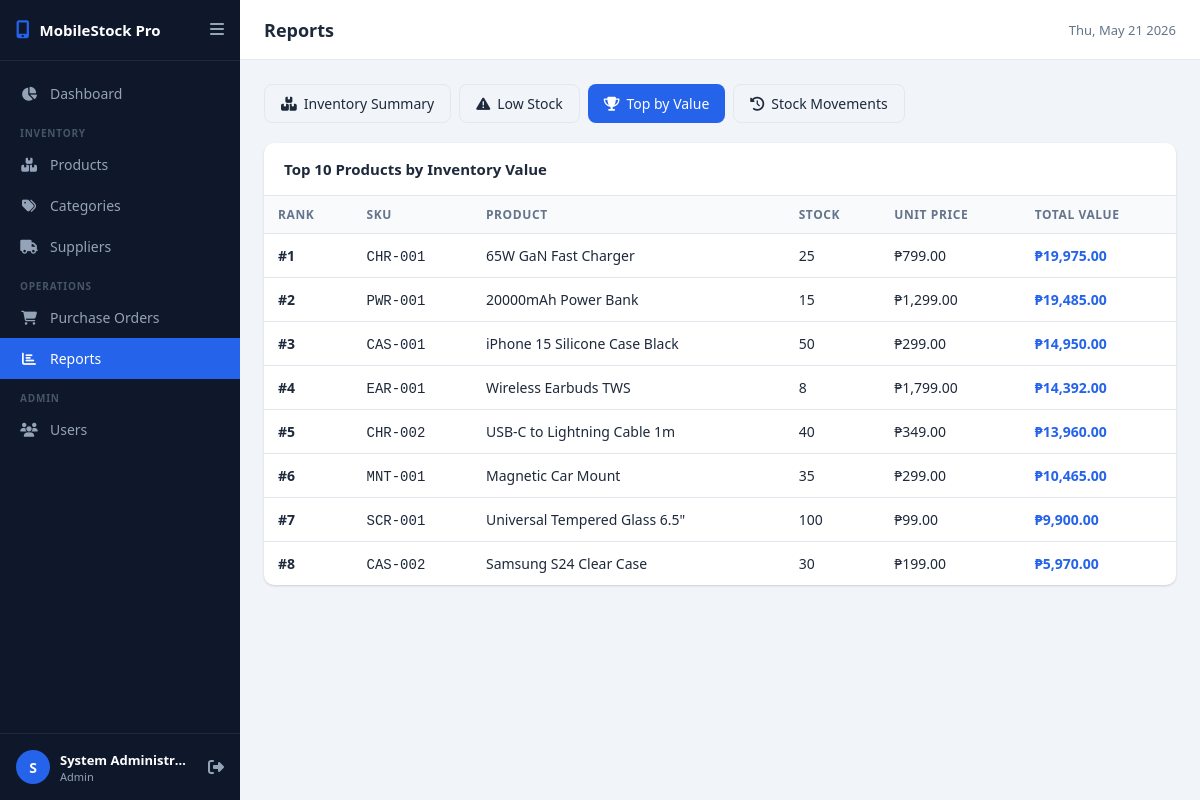
The app's page /modules/reports/index.php?report=top_value (signed in) with its own data.
### tables this page shows
CREATE TABLE IF NOT EXISTS products (
    id INT AUTO_INCREMENT PRIMARY KEY,
    sku VARCHAR(50) NOT NULL UNIQUE,
    name VARCHAR(200) NOT NULL,
    description TEXT,
    category_id INT,
    supplier_id INT,
    brand VARCHAR(80),
    model VARCHAR(80),
    compatible_phones VARCHAR(255),
    cost_price DECIMAL(10,2) NOT NULL DEFAULT 0.00,
    selling_price DECIMAL(10,2) NOT NULL DEFAULT 0.00,
    stock_quantity INT NOT NULL DEFAULT 0,
    low_stock_threshold INT DEFAULT 10,
    image VARCHAR(255),
    barcode VARCHAR(100),
    is_active TINYINT(1) DEFAULT 1,
    created_at DATETIME DEFAULT CURRENT_TIMESTAMP,
    updated_at DATETIME DEFAULT CURRENT_TIMESTAMP ON UPDATE CURRENT_TIMESTAMP,
    FOREIGN KEY (category_id) REFERENCES categories(id) ON DELETE SET NULL,
    FOREIGN KEY (supplier_id) REFERENCES suppliers(id) ON DELETE SET NULL
);

### includes/helpers.php (called while the page is built, shortened)
<?php
function sanitize(string $input): string {
    return htmlspecialchars(strip_tags(trim($input)), ENT_QUOTES, 'UTF-8');
}
function formatCurrency(float $amount): string {
    return '₱' . number_format($amount, 2);
}

### modules/reports/index.php (the view, shortened to what this page needs)
<?php
require_once __DIR__ . '/../../includes/helpers.php';
$conn = getDBConnection();
$report = $_GET['report'] ?? 'inventory';
$byCategory = $conn->query("
    SELECT c.name AS category_name, COUNT(p.id) AS total_products,
           SUM(p.stock_quantity) AS total_stock,
           SUM(p.cost_price * p.stock_quantity) AS total_cost_value,
           SUM(p.selling_price * p.stock_quantity) AS total_sell_value
    FROM categories c
    LEFT JOIN products p ON p.category_id = c.id AND p.is_active=1
    WHERE c.is_active=1
    GROUP BY c.id ORDER BY total_sell_value DESC
");
$topByValue = $conn->query("
    SELECT p.name, p.sku, p.stock_quantity, p.selling_price,
           (p.selling_price * p.stock_quantity) AS total_value
    FROM products p WHERE p.is_active=1
    ORDER BY total_value DESC LIMIT 10
");
require_once __DIR__ . '/../../includes/header.php';
?>
<div style="display:flex; gap:8px; margin-bottom:20px; flex-wrap:wrap">
    <a href="?report=inventory" class="btn <?= $report==='inventory' ? 'btn-primary' : 'btn-outline' ?>"><i class="fas fa-boxes"></i> Inventory Summary</a>
    <a href="?report=low_stock" class="btn <?= $report==='low_stock' ? 'btn-primary' : 'btn-outline' ?>"><i class="fas fa-exclamation-triangle"></i> Low Stock</a>
    <a href="?report=top_value" class="btn <?= $report==='top_value' ? 'btn-primary' : 'btn-outline' ?>"><i class="fas fa-trophy"></i> Top by Value</a>
    <a href="?report=movements" class="btn <?= $report==='movements' ? 'btn-primary' : 'btn-outline' ?>"><i class="fas fa-history"></i> Stock Movements</a>
</div>
<?php if ($report === 'inventory'): ?>
<div class="card">
    <div class="card-header"><h2 class="card-title">Inventory by Category</h2></div>
    <div class="table-responsive">
    <table>
        <thead><tr><th>Category</th><th>Products</th><th>Total Stock</th><th>Cost Value</th><th>Sell Value</th><th>Potential Profit</th></tr></thead>
        <tbody>
        <?php $grandSell=0; $grandCost=0; while ($row = $byCategory->fetch_assoc()):
            $grandSell += $row['total_sell_value']; $grandCost += $row['total_cost_value']; ?>
        <tr>
            <td><strong><?= sanitize($row['category_name']) ?></strong></td>
            <td><?= $row['total_products'] ?></td>
            <td><?= number_format($row['total_stock']) ?></td>
            <td><?= formatCurrency($row['total_cost_value']) ?></td>
            <td><?= formatCurrency($row['total_sell_value']) ?></td>
            <td style="color:var(--success)"><?= formatCurrency($row['total_sell_value'] - $row['total_cost_value']) ?></td>
        </tr>
        <?php endwhile; ?>
        <tr style="font-weight:700; background:var(--bg)">
            <td>TOTAL</td><td></td><td></td>
            <td><?= formatCurrency($grandCost) ?></td>
            <td><?= formatCurrency($grandSell) ?></td>
            <td style="color:var(--success)"><?= formatCurrency($grandSell - $grandCost) ?></td>
        </tr>
        </tbody>
    </table>
    </div>
</div>
<?php elseif ($report === 'top_value'): ?>
<div class="card">
    <div class="card-header"><h2 class="card-title">Top 10 Products by Inventory Value</h2></div>
    <div class="table-responsive">
    <table>
        <thead><tr><th>Rank</th><th>SKU</th><th>Product</th><th>Stock</th><th>Unit Price</th><th>Total Value</th></tr></thead>
        <tbody>
        <?php $rank=0; while ($row = $topByValue->fetch_assoc()): $rank++; ?>
        <tr>
            <td><strong>#<?= $rank ?></strong></td>
            <td><code><?= sanitize($row['sku']) ?></code></td>
            <td><?= sanitize($row['name']) ?></td>
            <td><?= $row['stock_quantity'] ?></td>
            <td><?= formatCurrency($row['selling_price']) ?></td>
            <td style="font-weight:600;color:var(--primary)"><?= formatCurrency($row['total_value']) ?></td>
        </tr>
        <?php endwhile; ?>
        </tbody>
    </table>
    </div>
</div>
<?php endif; ?>
<?php require_once __DIR__ . '/../../includes/footer.php'; ?>

### assets/css/style.css (style rules this page uses)
:root { --primary: #2563eb; --primary-dark: #1d4ed8; --primary-light: #dbeafe; --secondary: #64748b; --success: #16a34a; --success-light: #dcfce7; --warning: #d97706; --warning-light: #fef3c7; --danger: #dc2626; --danger-light: #fee2e2; --info: #0891b2; --bg: #f1f5f9; --surface: #ffffff; --border: #e2e8f0; --text: #1e293b; --text-muted: #64748b; --sidebar-width: 240px; --sidebar-bg: #0f172a; --sidebar-text: #94a3b8; --sidebar-active: #2563eb; --radius: 10px; --shadow: 0 1px 3px rgba(0,0,0,.1), 0 1px 2px rgba(0,0,0,.06); --shadow-md: 0 4px 6px rgba(0,0,0,.07), 0 2px 4px rgba(0,0,0,.06); }
* { margin: 0; padding: 0; box-sizing: border-box; }
body { font-family: 'Segoe UI', system-ui, sans-serif; background: var(--bg); color: var(--text); display: flex; min-height: 100vh; }
.card { background: var(--surface); border-radius: var(--radius); box-shadow: var(--shadow); overflow: hidden; margin-bottom: 24px; }
.card-header { padding: 16px 20px; border-bottom: 1px solid var(--border); display: flex; align-items: center; justify-content: space-between; gap: 12px; flex-wrap: wrap; }
.card-title { font-size: 15px; font-weight: 600; }
.table-responsive { overflow-x: auto; }
table { width: 100%; border-collapse: collapse; font-size: 14px; }
th { background: #f8fafc; font-weight: 600; font-size: 12px; text-transform: uppercase; letter-spacing: .05em; color: var(--text-muted); padding: 10px 14px; text-align: left; white-space: nowrap; }
td { padding: 12px 14px; border-top: 1px solid var(--border); vertical-align: middle; }
.btn { display: inline-flex; align-items: center; gap: 7px; padding: 9px 16px; border-radius: 8px; font-size: 14px; font-weight: 500; cursor: pointer; border: none; text-decoration: none; transition: all .15s; white-space: nowrap; }
.btn-primary { background: var(--primary); color: #fff; }
.btn-outline { background: transparent; border: 1px solid var(--border); color: var(--text); }

### records on screen
products: sku "CHR-001", name "65W GaN Fast Charger", stock_quantity "25", selling_price "₱799.00", total_value "₱19,975.00"
products: sku "PWR-001", name "20000mAh Power Bank", stock_quantity "15", selling_price "₱1,299.00", total_value "₱19,485.00"
products: sku "CAS-001", name "iPhone 15 Silicone Case Black", stock_quantity "50", selling_price "₱299.00", total_value "₱14,950.00"
products: sku "EAR-001", name "Wireless Earbuds TWS", stock_quantity "8", selling_price "₱1,799.00", total_value "₱14,392.00"
products: sku "CHR-002", name "USB-C to Lightning Cable 1m", stock_quantity "40", selling_price "₱349.00", total_value "₱13,960.00"
products: sku "MNT-001", name "Magnetic Car Mount", stock_quantity "35", selling_price "₱299.00", total_value "₱10,465.00"
products: sku "SCR-001", name "Universal Tempered Glass 6.5\"", stock_quantity "100", selling_price "₱99.00", total_value "₱9,900.00"
products: sku "CAS-002", name "Samsung S24 Clear Case", stock_quantity "30", selling_price "₱199.00", total_value "₱5,970.00"

### other values on screen
APP_NAME "MobileStock Pro"
substr(currentUser()['name'], 0, 1) "S"
currentUser()['name'] "System Administr…"
currentUser()['role'] "Admin"
$pageTitle "Reports"
